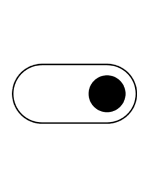
#> input picture images/011.png, 150 x 189 px, given in place of 211.png, which was not available
$ python untitled0.py
#> lines starting #> are read from the running program, lines starting #| are printed output that depends on the picture
from PIL import Image
from PIL import ImageFont
from PIL import ImageDraw
fontsize = 60
fnt = ImageFont.truetype("arial.ttf", fontsize)


a = ['01','02','03','04','05','06','07','08','09','10','11','12','13','14','15','16','17','18','19','20','21','22','23','24','25','26','27','28','29','30','31','32','33','34','35','36','37','38','39','40','41','42','43','44','45','46','47','48','49','50','51','52','53','54']
b = ['1','2','3','4']
c = [2.391, 2.235, 2.606, 1.848, 2.925, 2.134, 2.636, 2.08, 2.828, 2.781, 2.609, 2.292, 2.603, 2.209, 2.714, 2.119, 2.714, 1.726, 2.556, 1.831, 2.619, 2.215, 1.885, 1.969, 2.277, 2.254, 2.742, 2.852, 3.0, 3.0, 2.831, 3.0, 2.797, 2.8, 2.825, 2.484, 3.0, 2.938, 2.942, 2.016, 3.119, 2.791, 2.47, 1.955, 3.031, 2.877, 2.281, 2.455, 2.606, 2.625, 2.431, 2.537, 2.852, 2.565, 2.707, 1.712, 2.012, 1.588, 2.867, 2.724, 2.347, 2.829, 2.857, 2.787, 2.958, 2.933, 3.0, 1.707, 2.764, 2.357, 3.0, 1.648, 2.814, 2.085, 3.028, 3.056, 2.222, 2.162, 2.521, 2.889, 2.707, 2.543, 2.261, 2.384, 2.597, 1.721, 2.253, 2.0, 2.155, 2.192, 2.319, 2.122, 2.313, 2.2, 2.257, 2.056, 2.378, 2.143, 2.243, 1.662, 1.671, 2.239, 1.819, 2.449, 1.942, 2.268, 2.38, 2.662]

d = [[c[i], i] for i in range(108)]
print((d[11][0]+ d[1][0])/2)
print((d[5][0]+ d[7][0])/2)
print((d[4][0]+ d[8][0])/2)
print((d[42][0]+d[53][0])/2)

del d[53]
d[42][0] = 2.518
del d[11]
d[1][0] = 2.264
del d[8]
d[4][0] = 2.877
del d[7]
d[5][0] = 2.107
print(d)
d.sort(key=lambda x:x[0], reverse=True)
print(d)

new1 = Image.new('RGBA',(2625, 3300))
#> new1: PIL image 2625x3300 RGBA; every value is 0
draw = ImageDraw.Draw(new1)
new_image = Image.new('RGBA',(2625, 3300), (250,250,250))
for i in range(len(d)):
    imname = "./" + a[d[i][1]//2] + b[d[i][1]%2] + ".png"
    image1 = Image.open(imname).convert("RGBA")
#> image1 is the input picture: PIL image 150x189 RGBA; mean R, G, B, A 47, 47, 47, 60.7
    text1 = str(d[i][0])


    new1.paste(image1,(int(75+262.5*(i%10)),int(36.75+300*(i//10))))
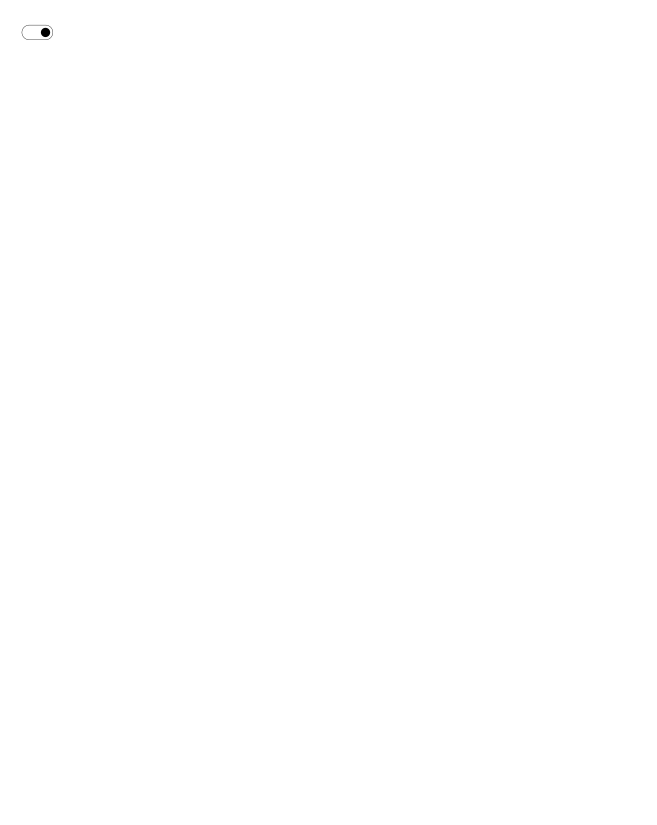
#> new1: PIL image 2625x3300 RGBA (shown at 1/4 size); mean R, G, B, A 0.2, 0.2, 0.2, 0.2; transparent parts drawn white
    draw.text((int(75+262.5*(i%10)), int(36.75+300*(i//10))+150), text1, font=fnt, fill="black")
#> pass 2 of the loop `for i in range(len(d)):`:
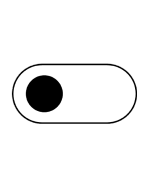
#> input picture images/012.png, 150 x 189 px, given in place of 382.png, which was not available
#> image1 is the input picture: PIL image 150x189 RGBA; mean R, G, B, A 47, 47, 47, 60.7
#> `new1.paste(image1,(int(75+262.5*(i%10)),int(36.75+300*(i//10))))`:
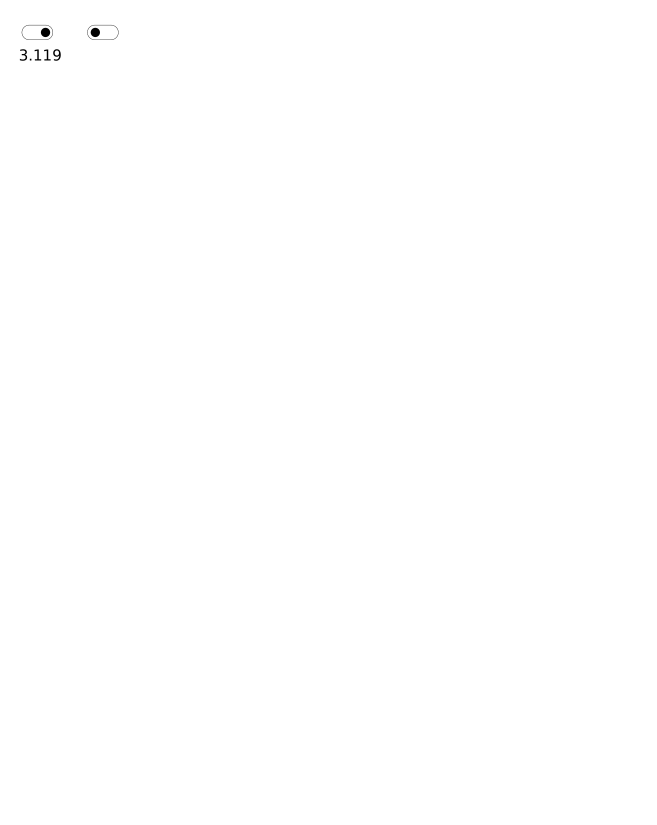
#> new1: PIL image 2625x3300 RGBA (shown at 1/4 size); mean R, G, B, A 0.3, 0.3, 0.3, 0.5; transparent parts drawn white
#> (the run stopped early here; a loop or call above may not have finished)
